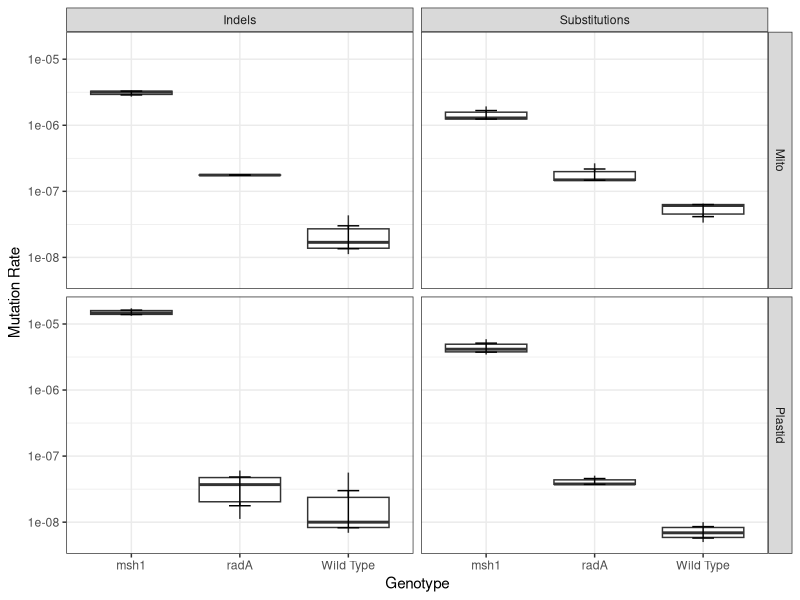

Source code (R):
library(knitr)
library(tidyverse)
library(ggplot2)
library(readxl)
library(ggpubr)

MutationRates = read_csv("MutationRate.csv")

MutationRates %>%
  ggplot(aes(x = Genotype, y = MutationRate)) +
  geom_boxplot() +
  #stat_summary(fun = mean, geom = "bar") +
  stat_summary(fun.data = mean_se, geom = "errorbar", width = 0.2) +
  facet_grid(Genome ~ MutationType) +
  labs(y = "Mutation Rate") +
  scale_y_log10() +
  theme_bw()
